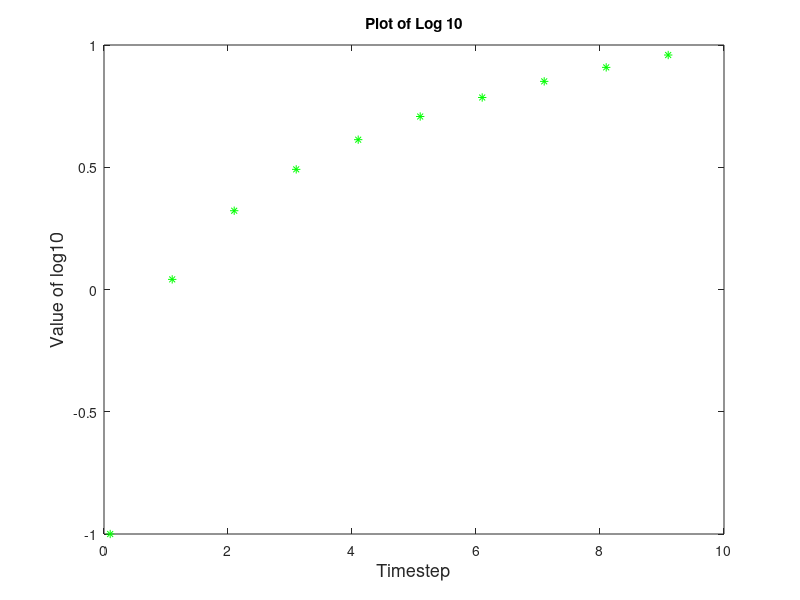

Reproduce this figure in MATLAB.
x = .1:10;
y = log10(.1:10);

plot(x,y,'g*')

%Design option:

h = title('Plot of Log 10');
h(2) = xlabel('Timestep');
h(3) = ylabel('Value of log10');

set(h(2:3),'FontSize',13);
